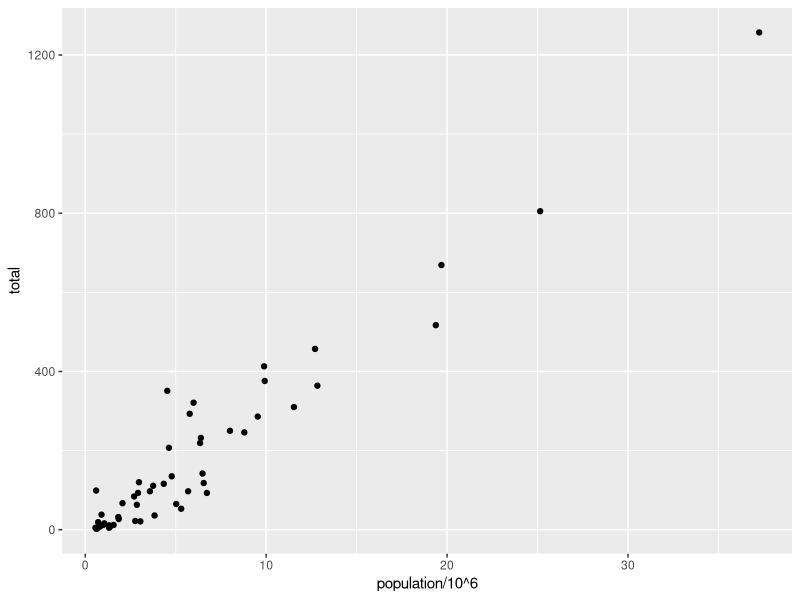
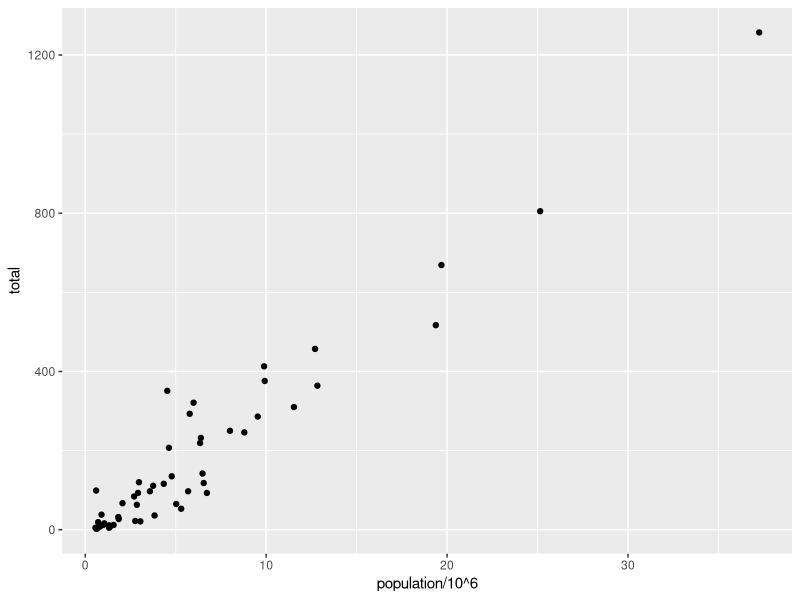
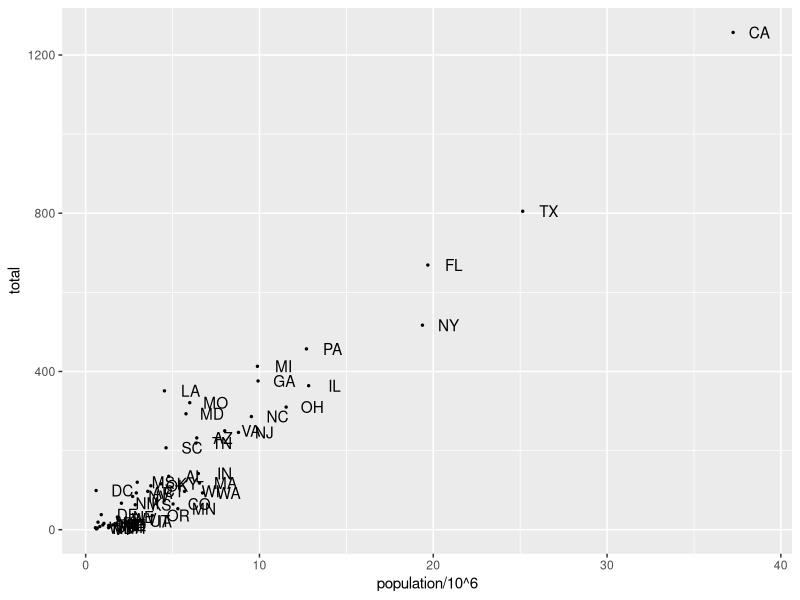
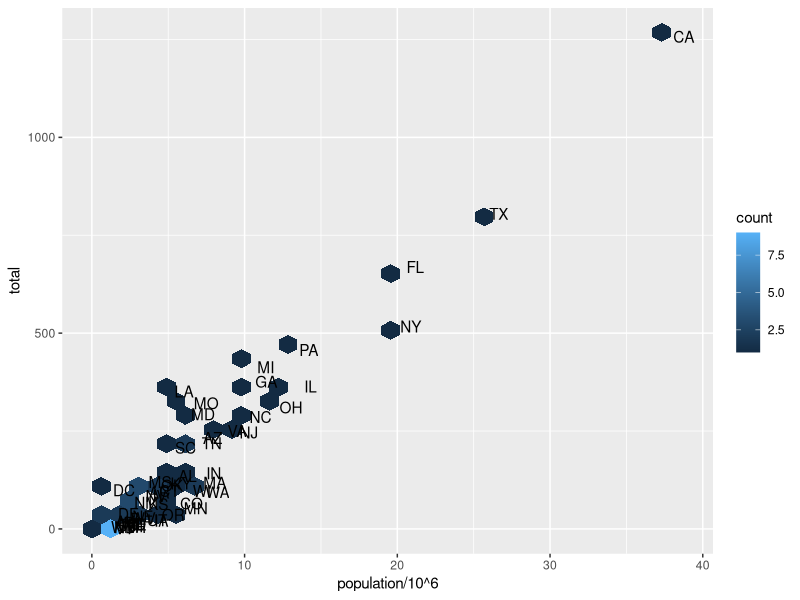
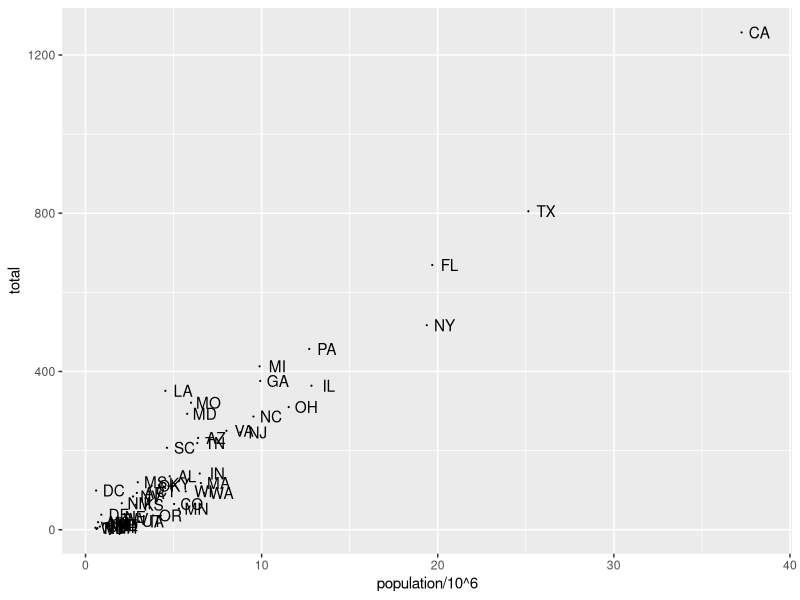
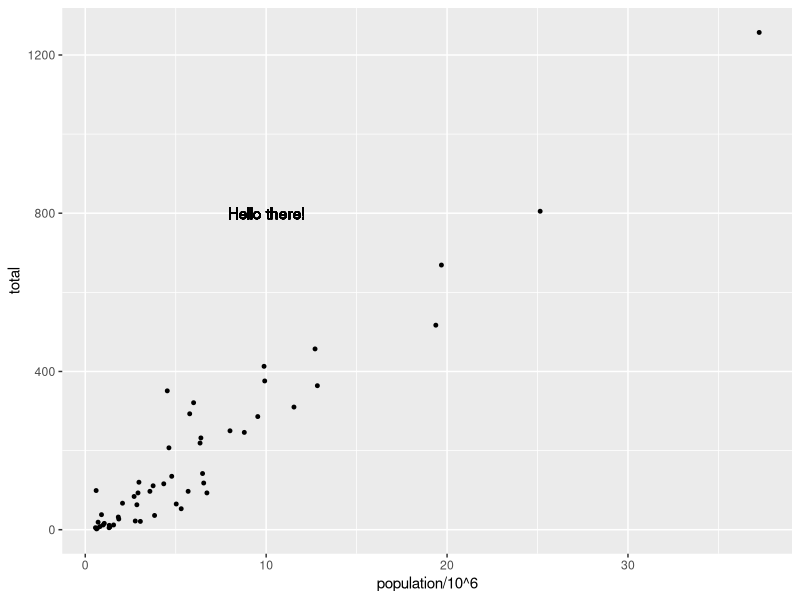

Write the R code that produced these figures, in order.
library(tidyverse)
library(dslabs)
data(murders)
# geom_point will give scatter plot
# aes for asthetics mapping
# plot murder totals vs population in millions
murders %>% ggplot() +  geom_point(aes(x = population/10^6, y = total))

# add points layer to predefined ggplot object
p <- ggplot(data = murders)
p + geom_point(aes(population/10^6, total))

# add text layer to scatterplot, this will add labels to each point
# labels can be shifted along x and y axis using nudge_x and nudge_y
# size of points can also be changed
p + geom_point(aes(population/10^6, total), size=0.5) +
  geom_text(aes(population/10^6, total, label = abb), nudge_x = 1.5)

p + geom_hex(aes(population/10^6, total)) +
  geom_text(aes(population/10^6, total, label = abb), nudge_x = 1.5)

# The above plot can also be achieved in a cleaner way by setting global asthetic
# simplify code by adding global aesthetic
p <- murders %>% ggplot(aes(population/10^6, total, label = abb))
p + geom_point(size = 0.1) +
  geom_text(nudge_x = 1)

# local aesthetics override global aesthetics
p + geom_point(size = 1) +
  geom_text(aes(x = 10, y = 800, label = "Hello there!"))
